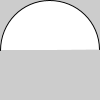
Frame 1 (no input)
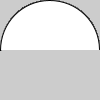
Frame 60 (the mouse pressed at the canvas centre just before this capture)
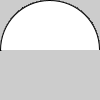
Frame 120 (the mouse held since frame 60 and released just before this capture)

The Processing sketch that drew these frames (run headless with seeded random() and noise(); from frame 60 on, the mouse is pressed at the canvas centre):

// Processing sketch: b_1_1
// ── b_1_1.pde
void setup(){
  size(100,100);
}
void draw(){
  arc(50, 50, 100, 100, PI,2*PI - PI/360);
}
